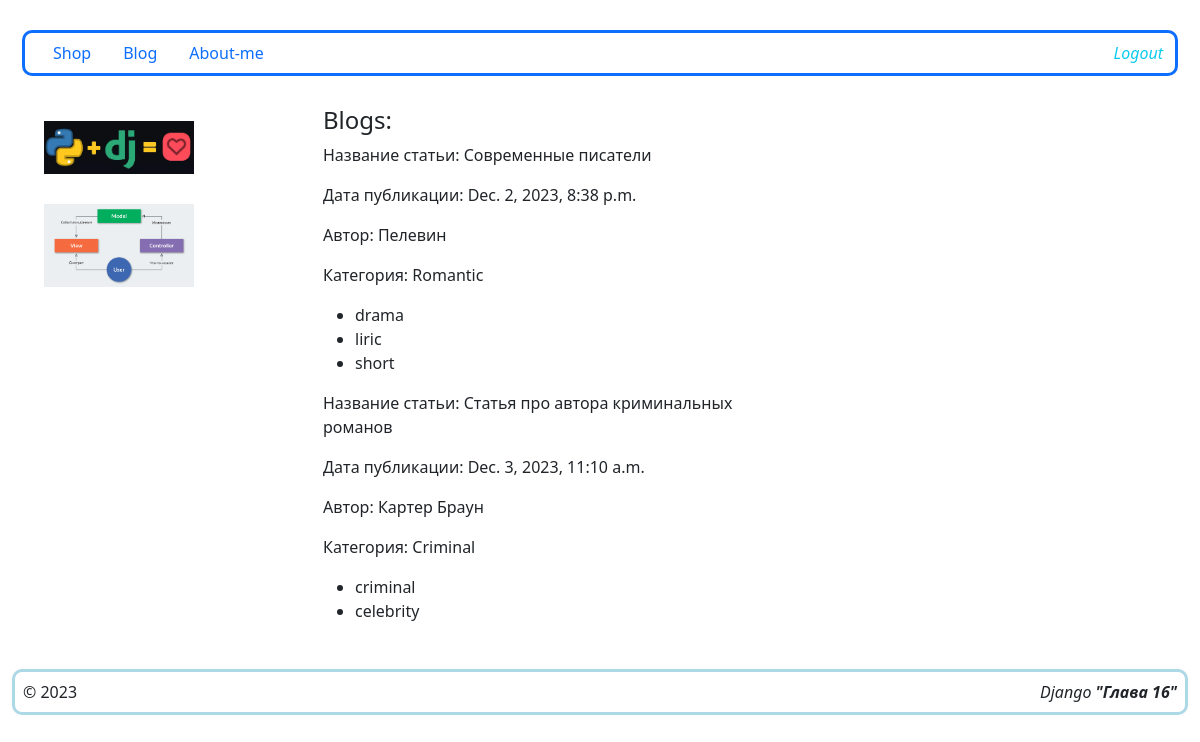
Screenshot of /blog/articles/ with the database file from the repository.
### blogapp/models.py (models this page shows, shortened)
class Article(models.Model):
    title = models.CharField(max_length=100)
    content = models.TextField(null=False, blank=True)
    pub_date = models.DateTimeField(auto_now_add=True)
    author = models.ForeignKey(Author, on_delete=models.CASCADE, related_name="articles")
    category = models.ForeignKey(Category, on_delete=models.CASCADE, related_name="articles")
    tags = models.ManyToManyField(Tag, blank=True, related_name="articles")

class Author(models.Model):
    name = models.CharField(max_length=100)
    bio = models.TextField(null=False, blank=True)
    def __str__(self):
        return self.name

class Category(models.Model):
    name = models.CharField(max_length=40)
    def __str__(self):
        return self.name

class Tag(models.Model):
    name = models.CharField(max_length=20)
    def __str__(self):
        return self.name

### blogapp/views.py (the view)
# urls.py: path("articles/", BlogListView.as_view(), name="articles_list"),
class BlogListView(ListView):
    template_name = "blogapp/article_list.html"
    model = Article
    context_object_name = "articles"
    queryset = Article.objects.select_related("author", "category").prefetch_related("tags")

### blogapp/templates/blogapp/article_list.html (shortened to what this page needs)
{% extends 'base.html' %}
{% load static %}
{% block leftbar %}
  <div>
    <img src="{% static 'img/django-edu.webp' %}" alt="Django-edu" class="ffmpeg-img">
    <img src="{% static 'img/Django-MVC.jpeg' %}" alt="Django-MVC" class="ffmpeg-img">
  </div>
{% endblock %}
{% block content %}
  <h4>Blogs:</h4>
  {% if articles %}
    <div>
        {% for article in articles %}
          <div>
            <p>Название статьи: {{ article.title }}</p>
            <p>Дата публикации: {{ article.pub_date }}</p>
            <p>Автор: {{ article.author }}</p>
            <p>Категория: {{ article.category }}</p>
              <ul>
                {% for tag in article.tags.all %}
                  <li>{{ tag }}</li>
                {% endfor %}
              </ul>
          </div>
        {% endfor %}
    </div>
  {% else %}
    <h3>No articles yet</h3>
  {% endif %}
{% endblock %}

### mysite/templates/base.html (shortened to what this page needs)
<!DOCTYPE html>
<html lang="en">
<head>
  {% load static %}
  <link rel="stylesheet" href="{% static 'css/bootstrap.min.css' %}" />
  <link rel="stylesheet" href="{% static 'css/styles.css' %}" />
</head>
<body>
	<div class="container-fluid">
      <div class="row">
		<div class="col-md-12" style="border: 3px solid #0d6efd; border-radius: 10px; display: flex; justify-content: space-between;">
			<div>
				<ul class="nav">
				<li class="nav-item">
					<a class="nav-link active" href="{% url 'shopapp:orders_list' %}">Shop</a>
				</li>
				<li class="nav-item">
					<a class="nav-link" href="{% url 'blogapp:articles_list' %}">Blog</a>
				</li>
				<li class="nav-item">
					<a class="nav-link" href="{% url 'myauth:about-me' %}">About-me</a>
				</li>
				</ul>
			</div>
			<div class="mt-2">
				 <a class="nav-link link-info" href="{% url 'myauth:login' %}"><i>Logout</i></a>
			</div>
		</div>
		</div>
      <div class="row">
		<div class="col-md-3">
			{% block leftbar %}{% endblock %}
		</div>
		<div class="col-md-5">
			{% block content %}{% endblock %}
		</div>
		<div class="col-md-4">
		</div>
	  </div>
      <div class="d-flex flex-row justify-content-between" style="border: 3px solid lightblue; border-radius: 10px;">
        {% block footer %}
            <div class="p-2">© 2023</div>
            <div class="p-2"><i>Django <strong>"Глава 16"</strong></i></div>
        {% endblock %}
		</div>
    </div>
</body>
</html>

### mysite/static/css/styles.css (style rules this page uses)
.row { margin: 30px 10px; }
.ffmpeg-img { max-width: 150px; height: auto; margin: 15px 10px; }

### rows the page displays
Article: title "Современные писатели", pub_date "Dec. 2, 2023, 8:38 p.m.", author "Пелевин", category "Romantic"
Tag: name "drama"
Tag: name "liric"
Tag: name "short"
Article: title "Статья про автора криминальных романов", pub_date "Dec. 3, 2023, 11:10 a.m.", author "Картер Браун", category "Criminal"
Tag: name "criminal"
Tag: name "celebrity"
